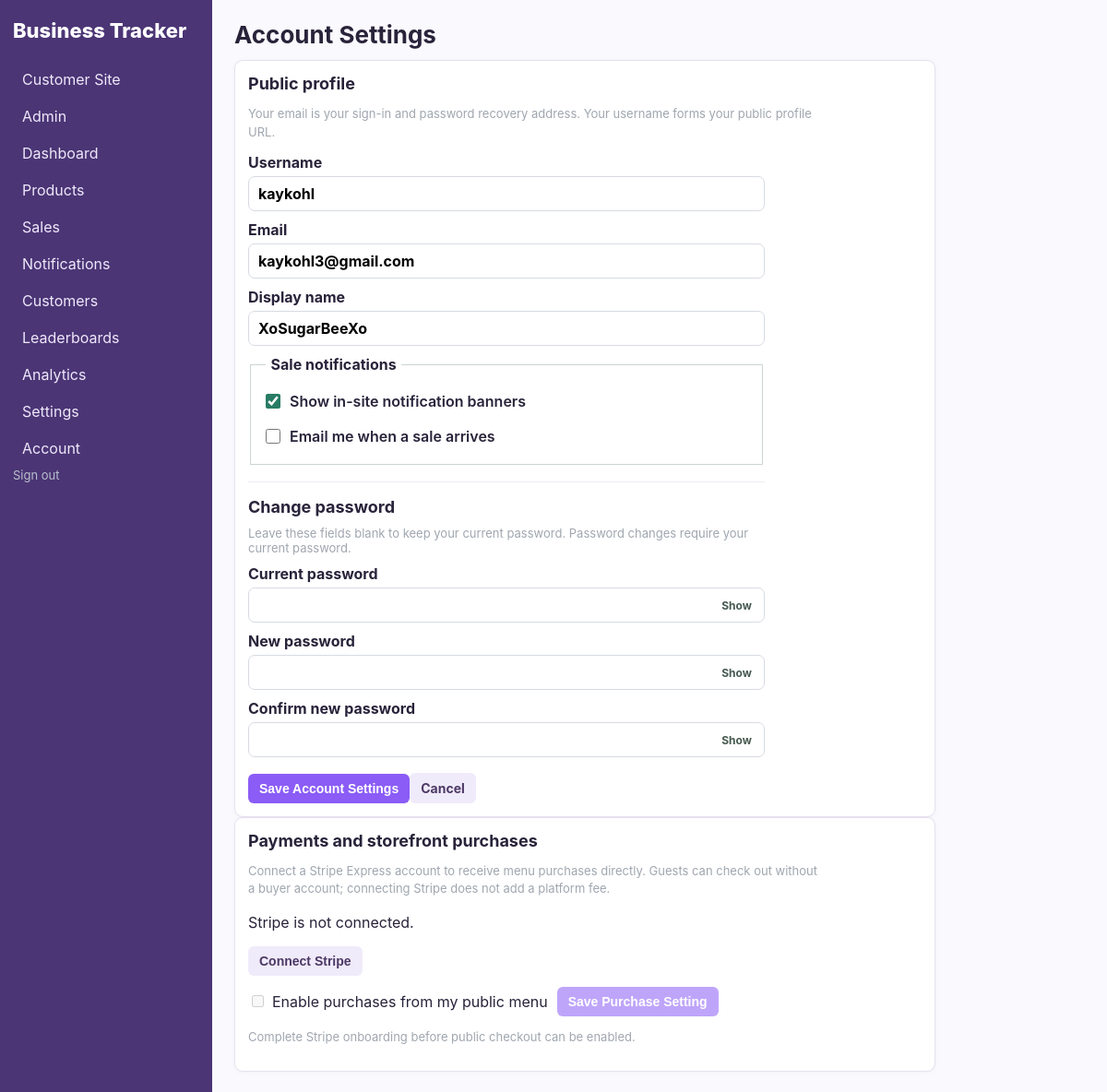
/settings/account (signed in), run on the app's committed database.
### models.py (models this page shows)
class CreatorAccount(db.Model):
    __tablename__ = 'creator_account'
    id = db.Column(db.Integer, primary_key=True)
    username = db.Column(db.String(64), nullable=False, unique=True)
    email = db.Column(db.String(255), nullable=False, unique=True)
    display_name = db.Column(db.String(120))
    password_hash = db.Column(db.String(255), nullable=False)
    is_admin = db.Column(db.Boolean, nullable=False, default=False)
    is_approved = db.Column(db.Boolean, nullable=False, default=False)
    stripe_account_id = db.Column(db.String(255), unique=True)
    stripe_customer_id = db.Column(db.String(255))
    stripe_subscription_id = db.Column(db.String(255))
    stripe_subscription_checkout_session_id = db.Column(db.String(255))
    stripe_subscription_status = db.Column(db.String(40), nullable=False, default='inactive')
    stripe_subscription_period_end = db.Column(db.DateTime)
    subscription_exempt = db.Column(db.Boolean, nullable=False, default=False)
    stripe_charges_enabled = db.Column(db.Boolean, nullable=False, default=False)
    stripe_details_submitted = db.Column(db.Boolean, nullable=False, default=False)
    accepting_orders = db.Column(db.Boolean, nullable=False, default=False)
    banner_notifications = db.Column(db.Boolean, nullable=False, default=True)
    email_notifications = db.Column(db.Boolean, nullable=False, default=False)
    created_at = db.Column(db.DateTime, default=datetime.utcnow, nullable=False)
    version_id = db.Column(db.Integer, nullable=False, default=1)
    __table_args__ = (
        db.Index('uq_creator_stripe_customer_id', 'stripe_customer_id', unique=True),
        db.Index('uq_creator_stripe_subscription_id', 'stripe_subscription_id', unique=True),
    )
    __mapper_args__ = {'version_id_col': version_id}

### app.py (the view, shortened to what this page needs)
@app.route('/settings/account', methods=['GET', 'POST'])
def account_settings():
    account = g.creator
    return render_template('settings/account.html', account=account)

### app.py (called while the page is built, shortened)
@event.listens_for(Session, 'do_orm_execute')
def scope_creator_queries(execute_state):
    if not execute_state.is_select or not execute_state.is_orm_statement or not has_request_context():
        return
    creator_id = getattr(g, 'creator_id', None)
    if getattr(g, 'is_admin', False):
        return
    if not creator_id or request.endpoint in PUBLIC_ENDPOINTS:
        return
    execute_state.statement = execute_state.statement.options(*(
        with_loader_criteria(model, lambda entity: entity.owner_id == creator_id, include_aliases=True)
        for model in TENANT_MODELS
    ))

@app.before_request
def require_creator():
    creator_id = session.get('creator_id')
    creator = db.session.get(CreatorAccount, creator_id) if creator_id else None
    if creator is None or not creator.is_approved:
        session.clear()
        return redirect(url_for('login', next=request.full_path))
    g.creator = creator
    g.creator_id = creator.id
    g.is_admin = creator.is_admin
    if request.endpoint and request.endpoint.startswith('admin_') and not creator.is_admin:
        abort(403)
    if not creator.is_admin and not creator.subscription_exempt and creator.stripe_subscription_status not in ACTIVE_SUBSCRIPTION_STATUSES:
        if request.endpoint not in BILLING_ACCESS_ENDPOINTS:
            return redirect(url_for('seller_billing'))

@app.context_processor
def helpers():
    creator = getattr(g, 'creator', None)
    unread_notifications = []
    if creator and creator.banner_notifications:
        unread_notifications = SellerNotification.query.filter_by(
            owner_id=creator.id, read_at=None
        ).order_by(SellerNotification.created_at.desc()).limit(3).all()
    return {
        'money': lambda x: f'${money(x):,.2f}',
        'current_creator': creator,
        'current_store_customer': getattr(g, 'store_customer', None),
        'unread_notifications': unread_notifications,
    }

### templates/settings/account.html (shortened to what this page needs)
{% extends 'base.html' %}
{% block heading %}Account Settings{% endblock %}
{% block content %}
<section class="panel account-settings-panel">
    <h2>Public profile</h2>
    <p class="muted">Your email is your sign-in and password recovery address. Your username forms your public profile URL.</p>
    <form method="post" class="form account-settings-form">
        <label>Username<input name="username" minlength="3" maxlength="64" pattern="[A-Za-z0-9][A-Za-z0-9_.-]*" autocomplete="username" value="{{account.username}}" required></label>
        <label>Email<input type="email" name="email" autocomplete="email" value="{{account.email}}" required></label>
        <label>Display name<input name="display_name" maxlength="120" value="{{account.display_name or ''}}" placeholder="Optional"></label>
        <fieldset class="notification-preferences"><legend>Sale notifications</legend>
            <label class="check"><input type="checkbox" name="banner_notifications" value="1" {% if account.banner_notifications %}checked{% endif %}> Show in-site notification banners</label>
            <label class="check"><input type="checkbox" name="email_notifications" value="1" {% if account.email_notifications %}checked{% endif %}> Email me when a sale arrives</label>
        </fieldset>
        <div class="account-password-section">
            <h2>Change password</h2>
            <p class="muted">Leave these fields blank to keep your current password. Password changes require your current password.</p>
            <label>Current password<input type="password" name="current_password" autocomplete="current-password"></label>
            <label>New password<input type="password" name="new_password" minlength="10" autocomplete="new-password"></label>
            <label>Confirm new password<input type="password" name="password_confirm" minlength="10" autocomplete="new-password"></label>
        </div>
        <div class="actions"><button class="button">Save Account Settings</button><a class="button secondary" href="{{url_for('settings')}}">Cancel</a></div>
    </form>
</section>
{% if current_creator.is_admin or current_creator.subscription_exempt or current_creator.stripe_subscription_status in ('active', 'trialing') %}
<section class="panel account-settings-panel stripe-seller-settings">
    <h2>Payments and storefront purchases</h2>
    <p class="muted">Connect a Stripe Express account to receive menu purchases directly. Guests can check out without a buyer account; connecting Stripe does not add a platform fee.</p>
    {% if account.stripe_account_id %}
    <dl class="stripe-status-list">
        <div><dt>Stripe account</dt><dd>Connected</dd></div>
        <div><dt>Seller details submitted</dt><dd>{{'Yes' if account.stripe_details_submitted else 'Not yet'}}</dd></div>
        <div><dt>Charges enabled</dt><dd>{{'Yes' if account.stripe_charges_enabled else 'Not yet'}}</dd></div>
    </dl>
    {% else %}<p class="stripe-connect-state">Stripe is not connected.</p>{% endif %}
    <form method="post" action="{{url_for('stripe_connect_setup')}}" class="stripe-connect-form">
        <button class="button secondary">{{'Continue Stripe setup' if account.stripe_account_id else 'Connect Stripe'}}</button>
    </form>
    <form method="post" action="{{url_for('stripe_purchase_settings')}}" class="stripe-purchase-form">
        <label class="check"><input type="checkbox" name="accepting_orders" value="1" {% if account.accepting_orders %}checked{% endif %} {% if not account.stripe_charges_enabled or not account.stripe_details_submitted %}disabled{% endif %}> Enable purchases from my public menu</label>
        <button class="button" {% if not account.stripe_charges_enabled or not account.stripe_details_submitted %}disabled{% endif %}>Save Purchase Setting</button>
    </form>
    {% if not account.stripe_charges_enabled or not account.stripe_details_submitted %}<p class="muted">Complete Stripe onboarding before public checkout can be enabled.</p>{% endif %}
</section>
{% else %}
<section class="panel account-settings-panel">
    <h2>Payments and storefront purchases</h2>
    <p class="muted">Connect Stripe and enable public purchases after your seller subscription is active.</p>
    <a class="button secondary" href="{{url_for('seller_billing')}}">Manage subscription</a>
</section>
{% endif %}
{% endblock %}

### static/css/app.css (style rules this page uses)
.notification-preferences { display: grid; gap: 0.6rem; border: 1px solid #cbd5d1; padding: 1rem; }
.notification-preferences legend { padding: 0 0.35rem; font-weight: 700; }
.notification-preferences label.check { display: flex; align-items: center; justify-content: flex-start; gap: 10px; min-height: 28px; font-weight: 600; cursor: pointer; }
.notification-preferences label.check input[type="checkbox"] { flex: 0 0 16px; width: 16px; height: 16px; margin: 0; padding: 0; accent-color: #287c65; }
:root { font-family: Inter, system-ui, -apple-system, Segoe UI, sans-serif; color: #20242b; background: #f5f6f8; }
* { box-sizing: border-box; }
body { margin: 0; display: flex; min-height: 100vh; }
h2 { font-size: 18px; margin-top: 0; }
.cards > div, .panel { background: white; border: 1px solid #e2e5ea; border-radius: 9px; padding: 14px; box-shadow: 0 3px 14px #00000008; }
.button { display: inline-block; border: 0; background: #2e5cff; color: #fff; padding: 8px 12px; border-radius: 6px; text-decoration: none; cursor: pointer; font-weight: 700; }
.secondary { background: #edf0f5; color: #303641; }
.muted { color: #7b8490; font-size: 13px; }
.form { display: grid; gap: 11px; }
.form label { display: grid; gap: 5px; font-weight: 700; }
.form input, .form select, .form textarea, .inline input { padding: 8px 10px; border: 1px solid #d7dbe2; border-radius: 7px; font: inherit; }
.password-input-wrap > input { width: 100%; min-width: 0; padding-right: 64px !important; }
.actions { margin-top: 7px; }
.muted { opacity: 0.72; }
.check { display: flex; align-items: center; gap: 6px; }
.cards > div, .panel { box-shadow: 0 1px 6px #00000008; }
.form { gap: 10px; }
.button { font-size: 14px; }
:root { --purple: #8b5cf6; --purple-dark: #6d3fd6; --purple-soft: #f1ebff; --border: #e6e0f0; }
body { background: #faf9fd; color: #29233a; }
.button { background: var(--purple); }
.secondary { background: #f0ebfa; color: #4c3865; }
.cards > div, .panel { border-color: var(--border); }
.account-settings-panel { max-width: 760px; }
.account-settings-panel > h2 { margin-bottom: 6px; }
.account-settings-panel > .muted { max-width: 620px; line-height: 1.5; }
.account-settings-form { max-width: 560px; }
.account-password-section { display: grid; gap: 10px; margin-top: 8px; padding-top: 16px; border-top: 1px solid #eceef2; }
.account-password-section h2, .account-password-section p { margin: 0; }
.stripe-seller-settings { max-width: 760px; }
.stripe-connect-form, .stripe-purchase-form { display: flex; align-items: center; flex-wrap: wrap; gap: 10px; margin: 12px 0 0; }
.stripe-purchase-form .check { min-width: 0; }
.stripe-purchase-form button:disabled { opacity: 0.55; cursor: not-allowed; }

### data on the page
CreatorAccount: username "kaykohl", email "kaykohl3@gmail.com", display_name "XoSugarBeeXo", banner_notifications "☑"
